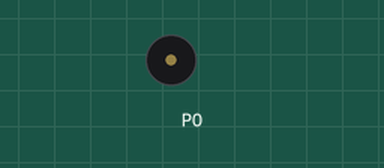
Bench run of a program on a simulated BBC micro:bit (MakeCode). On the bench: buzzer (waves = sounding).

Above: at 2.0 s.
Timing chart, 0 to 5.9 s (numbered marks = the images above):
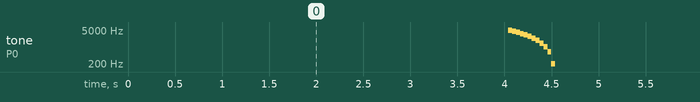

Measured:
- by itself, tone on P0: repeats every 4.6 s: 4375 Hz 0.04 s, 3958 Hz 0.04 s, 3541 Hz 0.04 s, 3125 Hz 0.04 s, 2708 Hz 0.04 s, 2291 Hz 0.04 s, 1875 Hz 0.04 s, 1458 Hz 0.04 s, 1041 Hz 0.04 s, 625 Hz 0.04 s, 208 Hz 0.04 s, silent 4.1 s, 4791 Hz 0.04 s

The program:

main.ts
```typescript
basic.forever(function () {
    music.play(music.stringPlayable("- - - - - - - - ", 120), music.PlaybackMode.UntilDone)
    for (let index = 0; index < 4; index++) {
        led.unplot(0, 0)
    }
    music.play(music.createSoundExpression(WaveShape.Sine, 5000, 0, 255, 0, 500, SoundExpressionEffect.None, InterpolationCurve.Linear), music.PlaybackMode.UntilDone)
})
```

test.ts
```typescript
// testes vão aqui; isto não será compilado quando este pacote for usado como uma extensão.
```
